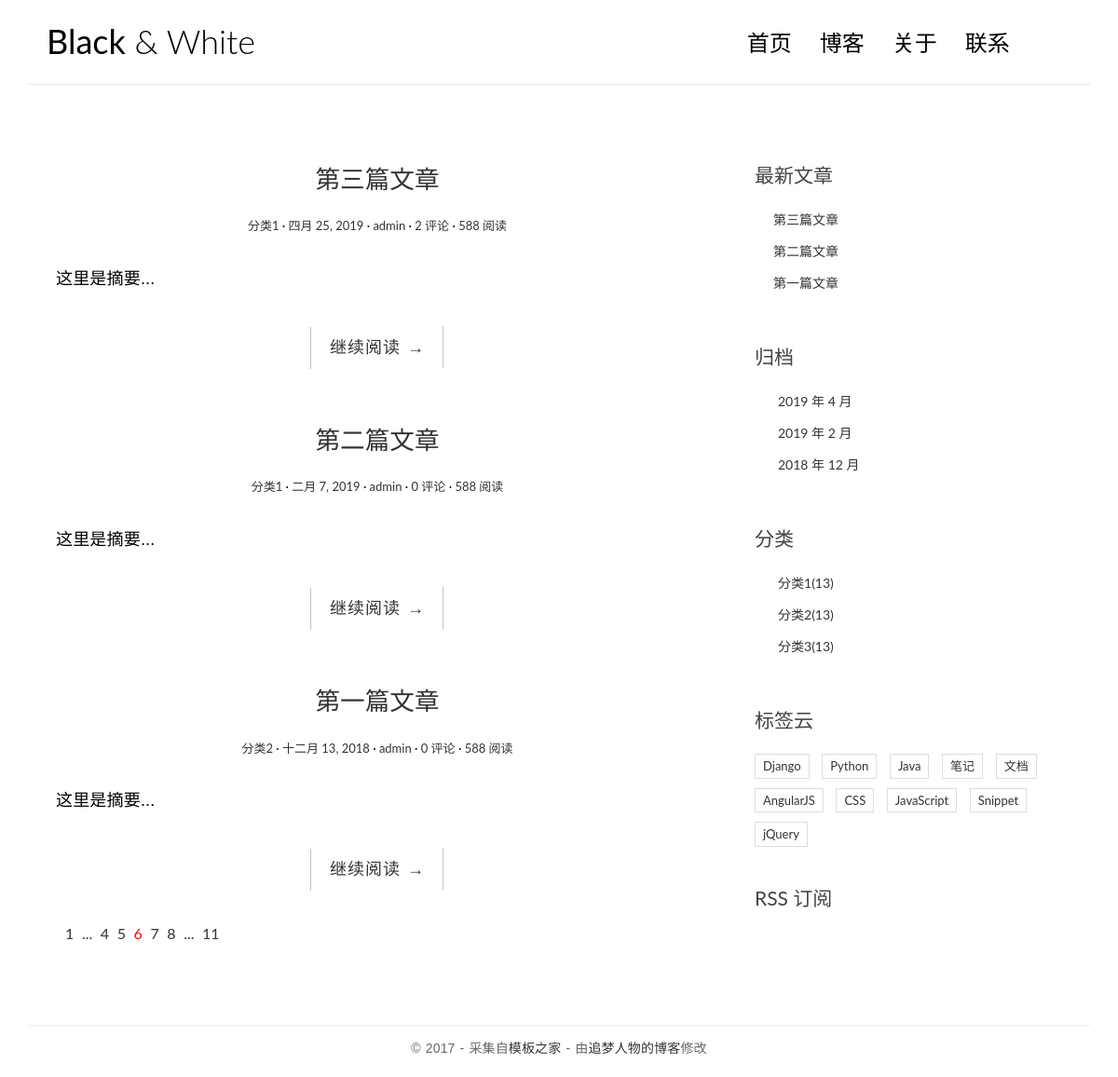
The page / on the database its author committed.
### blog/models.py (models this page shows, shortened)
@python_2_unicode_compatible
class Post(models.Model):
    title = models.CharField(max_length=70)
    body = models.TextField()
    created_time = models.DateField()
    modified_time = models.DateField()
    excerpt = models.CharField(max_length=200, blank=True)
    category = models.ForeignKey(Category, on_delete=models.CASCADE)
    tags = models.ManyToManyField(Tag, blank=True)
    author = models.ForeignKey(User, on_delete=models.CASCADE)
    def get_absolute_url(self):
        return reverse('blog:detail', kwargs={'pk': self.pk})
    class Meta:
        ordering = ['-created_time']

@python_2_unicode_compatible
class Category(models.Model):
    name = models.CharField(max_length=100)

### blog/views.py (the view)
# urls.py: url(r'^$', views.index, name='index'),
def index(request):
    post_list = Post.objects.all().order_by('-created_time')
    return render(request, 'blog/index.html', context={
        'post_list': post_list
    })

### blog/templatetags/blog_tags.py (called while the page is built)
@register.simple_tag
def get_recent_posts(num=5):
    return Post.objects.all().order_by('-created_time')[:num]

@register.simple_tag
def archives():
    return Post.objects.dates('created_time', 'month', order='DESC')

@register.simple_tag
def get_categories():
    return Category.objects.all()

### templates/blog/index.html
{% extends "base.html" %}
{% block main %}
    {% for post in post_list %}
        <article class="post post-{{ post.pk }}">
            <h1 class="entry-title">
                <a href="{{ post.get_absolute_url }}">{{ post.title }}</a>
            </h1>
            <div class="entry-meta">
                <span class="post-category"><a href="#">{{ post.category.name }}</a></span>
                <span class="post-date">
                          <a href="#">
                              <time class="entry-date" datetime="{{ post.created_time }}">
                                  {{ post.created_time }}
                              </time>
                          </a>
                      </span>
                <span class="post-author"><a href="#">{{ post.author }}</a></span>
                <span class="comments-link"><a href="{{ post.get_absolute_url }}#comment-area">{{ post.comment_set.count }} 评论</a></span>
                <span class="views-count"><a href="#">588 阅读</a></span>
            </div>
            <div class="entry-content clearfix">
                <p>{{ post.excerpt }}</p>
                <div class="read-more cl-effect-14">
                    <a href="{{ post.get_absolute_url }}" class="more-link">继续阅读 <span class="meta-nav">→</span></a>
                </div>
            </div>
        </article>
    {% empty %}
        <div>暂时还没有发布的文章！</div>
    {% endfor %}
    <div class="pagination">
        <ul>
            <li><a href="">1</a></li>
            <li><a href="">...</a></li>
            <li><a href="">4</a></li>
            <li><a href="">5</a></li>
            <li class="current"><a href="">6</a></li>
            <li><a href="">7</a></li>
            <li><a href="">8</a></li>
            <li><a href="">...</a></li>
            <li><a href="">11</a></li>
        </ul>
    </div>
{% endblock main %}

### templates/base.html (shortened to what this page needs)
{% load staticfiles %}
{% load blog_tags %}
<!DOCTYPE html>
<html>
<head>
    <link rel="stylesheet" href="{% static 'blog/css/bootstrap.min.css' %}">
    <link rel="stylesheet" href="http://code.ionicframework.com/ionicons/2.0.1/css/ionicons.min.css">
    <link rel="stylesheet" href="{% static 'blog/css/pace.css' %}">
    <link rel="stylesheet" href="{% static 'blog/css/custom.css' %}">
    <link rel="stylesheet" href="{% static 'blog/css/highlights/github.css' %}">
</head>
<body>
<div class="container">
    <header id="site-header">
        <div class="row">
            <div class="col-md-4 col-sm-5 col-xs-8">
                <div class="logo">
                    <h1><a href="{% url 'blog:index' %}"><b>Black</b> &amp; White</a></h1>
                </div>
            </div>
            <div class="col-md-8 col-sm-7 col-xs-4">
                <nav class="main-nav" role="navigation">
                    <div class="collapse navbar-collapse" id="bs-example-navbar-collapse-1">
                        <ul class="nav navbar-nav navbar-right">
                            <li class="cl-effect-11"><a href="{% url 'blog:index' %}" data-hover="首页">首页</a></li>
                            <li class="cl-effect-11"><a href="#" data-hover="博客">博客</a></li>
                            <li class="cl-effect-11"><a href="#" data-hover="关于">关于</a></li>
                            <li class="cl-effect-11"><a href="#" data-hover="联系">联系</a></li>
                        </ul>
                    </div>
                </nav>
            </div>
        </div>
    </header>
</div>
<div class="content-body">
    <div class="container">
        <div class="row">
            <main class="col-md-8">
                {% block main %}
                {% endblock main %}
            </main>
            <aside class="col-md-4">
                <div class="widget widget-recent-posts">
                    <h3 class="widget-title">最新文章</h3>
                    {% get_recent_posts as recent_post_list %}
                    <ul>
                        {% for post in recent_post_list %}
                        <li>
                            <a href="{{ post.get_absolute_url }}">{{ post.title }}</a>
                        </li>
                        {% empty %}
                        暂无文章！
                        {% endfor %}
                    </ul>
                </div>
                <div class="widget widget-archives">
                    <h3 class="widget-title">归档</h3>
                    {% archives as date_list %}
                    <ul>
                        {% for date in date_list %}
                        <li>
                            <a href="{% url 'blog:archives' date.year date.month %}">
                                {{ date.year }} 年 {{ date.month }} 月
                            </a>
                        </li>
                        {% empty %}
                            暂无归档！
                        {% endfor %}
                    </ul>
                </div>
                <div class="widget widget-category">
                    <h3 class="widget-title">分类</h3>
                    {% get_categories as category_list  %}
                    <ul>
                        {% for category in category_list %}
                        <li>
                            <a href="{% url 'blog:category' category.pk %}">{{ category.name }}<span class="post-count">(13)</span></a>
                        </li>
                        {% empty %}
                        暂无分类！
                        {% endfor %}
                    </ul>
                </div>
                <div class="widget widget-tag-cloud">
                    <h3 class="widget-title">标签云</h3>
                    <ul>
                        <li>
                            <a href="#">Django</a>
                        </li>
                        <li>
                            <a href="#">Python</a>
                        </li>
                        <li>
                            <a href="#">Java</a>
                        </li>
                        <li>
                            <a href="#">笔记</a>
                        </li>
                        <li>
                            <a href="#">文档</a>
                        </li>
                        <li>
                            <a href="#">AngularJS</a>
                        </li>
                        <li>
                            <a href="#">CSS</a>
                        </li>
                        <li>
                            <a href="#">JavaScript</a>
                        </li>
                        <li>
                            <a href="#">Snippet</a>
                        </li>
                        <li>
                            <a href="#">jQuery</a>
                        </li>
                    </ul>
                </div>
                <div class="rss">
                    <a href=""> RSS 订阅</a>
                </div>
            </aside>
        </div>
    </div>
</div>
<footer id="site-footer">
    <div class="container">
        <div class="row">
            <div class="col-md-12">
                <p class="copyright">&copy 2017 - 采集自<a href="http://www.cssmoban.com/"
                                                        target="_blank" title="模板之家">模板之家</a>
                    - 由<a href="http://zmrenwu.com/" title="网页模板" target="_blank">追梦人物的博客</a>修改
                </p>
            </div>
        </div>
    </div>
</footer>
</body>
</html>

### blog/static/blog/css/custom.css (style rules this page uses)
* { outline: none; }
h1, h2, h3, h4, h5, h6 { margin-top: 0; }
b { font-weight: 400; }
a { color: #333; }
body { color: #444; font-family: 'Lato', sans-serif; }
p { font-family: 'Ubuntu', sans-serif; font-weight: 400; word-spacing: 1px; letter-spacing: 0.01em; }
#site-header { background-color: #FFF; padding: 25px 20px; margin-bottom: 40px; border-bottom: 1px solid #e7e7e7; }
.logo h1 a { color: #000; }
.logo h1 { margin: 0; font-family: 'Lato', sans-serif; font-weight: 300; }
.main-nav { margin-top: 11px; max-width: 95%; }
.main-nav a { color: #000000 !important; padding: 0 0 5px 0 !important; margin-right: 30px; font-family: 'Lato', sans-serif; font-weight: 300; font-size: 24px; }
.cl-effect-11 a { padding: 10px 0; color: #0972b4; text-shadow: none; }
.cl-effect-11 a::before { position: absolute; top: 0; left: 0; overflow: hidden; padding: 0 0 5px 0 !important; max-width: 0; border-bottom: 1px solid #000; color: #000; content: attr(data-hover); white-space: nowrap; -webkit-transition: max-width 0.5s; -moz-transition: max-width 0.5s; transition: max-width 0.5s; }
.content-body { padding-bottom: 4em; }
.post { background: #fff; padding: 30px 30px 0; }
.entry-title { text-align: center; font-size: 1.9em; margin-bottom: 20px; line-height: 1.6; padding: 10px 20px 0; }
.entry-meta { text-align: center; color: #DDDDDD; font-size: 13px; margin-bottom: 30px; }
.entry-content { font-size: 18px; line-height: 1.9; font-weight: 300; color: #000; }
.post-category::after, .post-date::after, .post-author::after, .comments-link::after { content: ' ·'; color: #000; }
.read-more { font-family: 'Ubuntu', sans-serif; font-weight: 400; word-spacing: 1px; letter-spacing: 0.01em; text-align: center; margin-top: 20px; }
.cl-effect-14 a { padding: 0 20px; height: 45px; line-height: 45px; position: relative; display: inline-block; margin: 15px 25px; letter-spacing: 1px; font-weight: 400; text-shadow: 0 0 1px rgba(255, 255, 255, 0.3); }
.cl-effect-14 a::before, .cl-effect-14 a::after { position: absolute; width: 45px; height: 1px; background: #C3C3C3; content: ''; -webkit-transition: all 0.3s; -moz-transition: all 0.3s; transition: all 0.3s; pointer-events: none; }
.cl-effect-14 a::before { top: 0; left: 0; -webkit-transform: rotate(90deg); -moz-transform: rotate(90deg); transform: rotate(90deg); -webkit-transform-origin: 0 0; -moz-transform-origin: 0 0; transform-origin: 0 0; }
.cl-effect-14 a::after { right: 0; bottom: 0; -webkit-transform: rotate(90deg); -moz-transform: rotate(90deg); transform: rotate(90deg); -webkit-transform-origin: 100% 0; -moz-transform-origin: 100% 0; transform-origin: 100% 0; }
.widget { background: #fff; padding: 30px 0 0; }
.widget-title { font-size: 1.5em; margin-bottom: 20px; line-height: 1.6; padding: 10px 0 0; font-weight: 400; }
.widget-recent-posts ul { padding: 0; margin: 0; padding-left: 20px; }
.widget-recent-posts ul li { list-style-type: none; position: relative; line-height: 170%; margin-bottom: 10px; }
.widget-recent-posts ul li::before { content: '\f3d3'; font-family: "Ionicons"; position: absolute; left: -17px; top: 3px; font-size: 16px; color: #000; }
.widget-archives ul { padding: 0; margin: 0; padding-left: 25px; }
.widget-archives ul li { list-style-type: none; position: relative; line-height: 170%; margin-bottom: 10px; }
.widget-archives ul li::before { content: '\f3f3'; font-family: "Ionicons"; position: absolute; left: -25px; top: 1px; font-size: 16px; color: #000; }
.widget-category ul { padding: 0; margin: 0; padding-left: 25px; }
.widget-category ul li { list-style-type: none; position: relative; line-height: 170%; margin-bottom: 10px; }
.widget-category ul li::before { content: '\f3fe'; font-family: "Ionicons"; position: absolute; left: -25px; top: 1px; font-size: 18px; color: #000; }
.widget-tag-cloud ul { padding: 0; margin: 0; margin-right: -10px; }
.widget-tag-cloud ul li { list-style-type: none; font-size: 13px; display: inline-block; margin-right: 10px; margin-bottom: 10px; padding: 3px 8px; border: 1px solid #ddd; }
.rss { font-size: 21px; margin-top: 30px; }
.rss a { color: #444; }
#site-footer { padding-top: 10px; padding: 0 0 1.5em 0; }
.copyright { text-align: center; padding-top: 1em; margin: 0; border-top: 1px solid #eee; color: #666; }
.pagination ul { list-style: none; }
.pagination ul li { display: inline-block; font-size: 16px; margin-right: 5px; }
.current a { color: red; }

### rows shown on the page
Post: title "第三篇文章", category.name "分类1", created_time "四月 25, 2019", author "admin", comment_set.count "2", excerpt "这里是摘要..."
Post: title "第二篇文章", category.name "分类1", created_time "二月 7, 2019", author "admin", comment_set.count "0", excerpt "这里是摘要..."
Post: title "第一篇文章", category.name "分类2", created_time "十二月 13, 2018", author "admin", comment_set.count "0", excerpt "这里是摘要..."
Category: name "分类1"
Category: name "分类2"
Category: name "分类3"

### other values the page prints
{{ date.year }} "2019" "2019" "2018"
{{ date.month }} "4" "2" "12"
